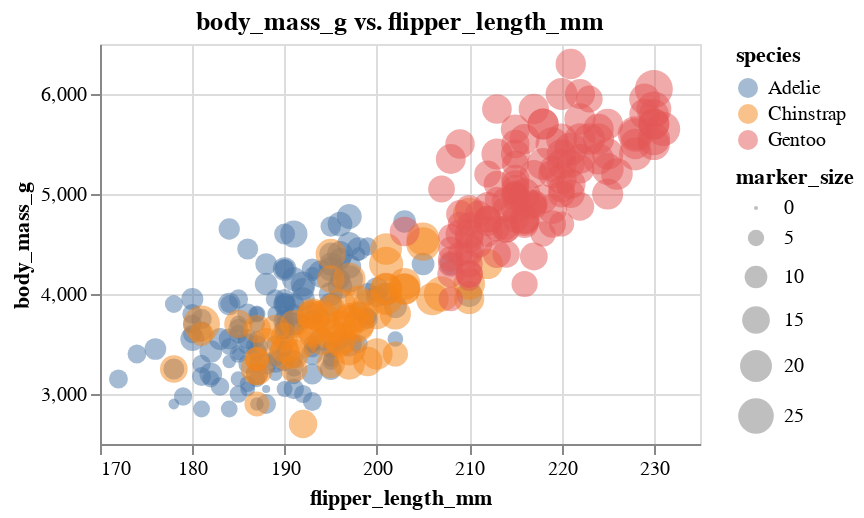

Notebook source saved alongside this figure:
### Code cell
# Altair - color-code, add tooltips, make interactive
alt.Chart(penguins, title='body_mass_g vs. flipper_length_mm').mark_point(filled=True).encode(  
    alt.X('flipper_length_mm', scale=alt.Scale(zero=False)),
    alt.Y('body_mass_g', scale=alt.Scale(zero=False)),
    alt.OpacityValue(0.5),
    alt.Size('marker_size'),
    alt.Color('species'),
    tooltip = [alt.Tooltip('flipper_length_mm'),
               alt.Tooltip('body_mass_g'),
               alt.Tooltip('bill_length_mm'),
               alt.Tooltip('species')
              ]
).properties(
    width=300,
    height=200
).interactive()

### Figure 1 — Vega-Lite specification as saved in the notebook (floating-point values rounded to 4 significant figures; data arrays with more than 128 entries replaced by an {"elided": "..."} marker saying what was removed)
{"config": {"view": {"continuousWidth": 400, "continuousHeight": 300}}, "data": {"name": "data-6902034a728d2b93825e0222946ed381"}, "mark": {"type": "point", "filled": true}, "encoding": {"color": {"type": "nominal", "field": "species"}, "opacity": {"value": 0.5}, "size": {"type": "quantitative", "field": "marker_size"}, "tooltip": [{"type": "quantitative", "field": "flipper_length_mm"}, {"type": "quantitative", "field": "body_mass_g"}, {"type": "quantitative", "field": "bill_length_mm"}, {"type": "nominal", "field": "species"}], "x": {"type": "quantitative", "field": "flipper_length_mm", "scale": {"zero": false}}, "y": {"type": "quantitative", "field": "body_mass_g", "scale": {"zero": false}}}, "height": 200, "selection": {"selector002": {"type": "interval", "bind": "scales", "encodings": ["x", "y"]}}, "title": "body_mass_g vs. flipper_length_mm", "width": 300, "$schema": "https://vega.github.io/schema/vega-lite/v4.8.1.json", "datasets": {"data-6902034a728d2b93825e0222946ed381": {"elided": "344 records"}}}
